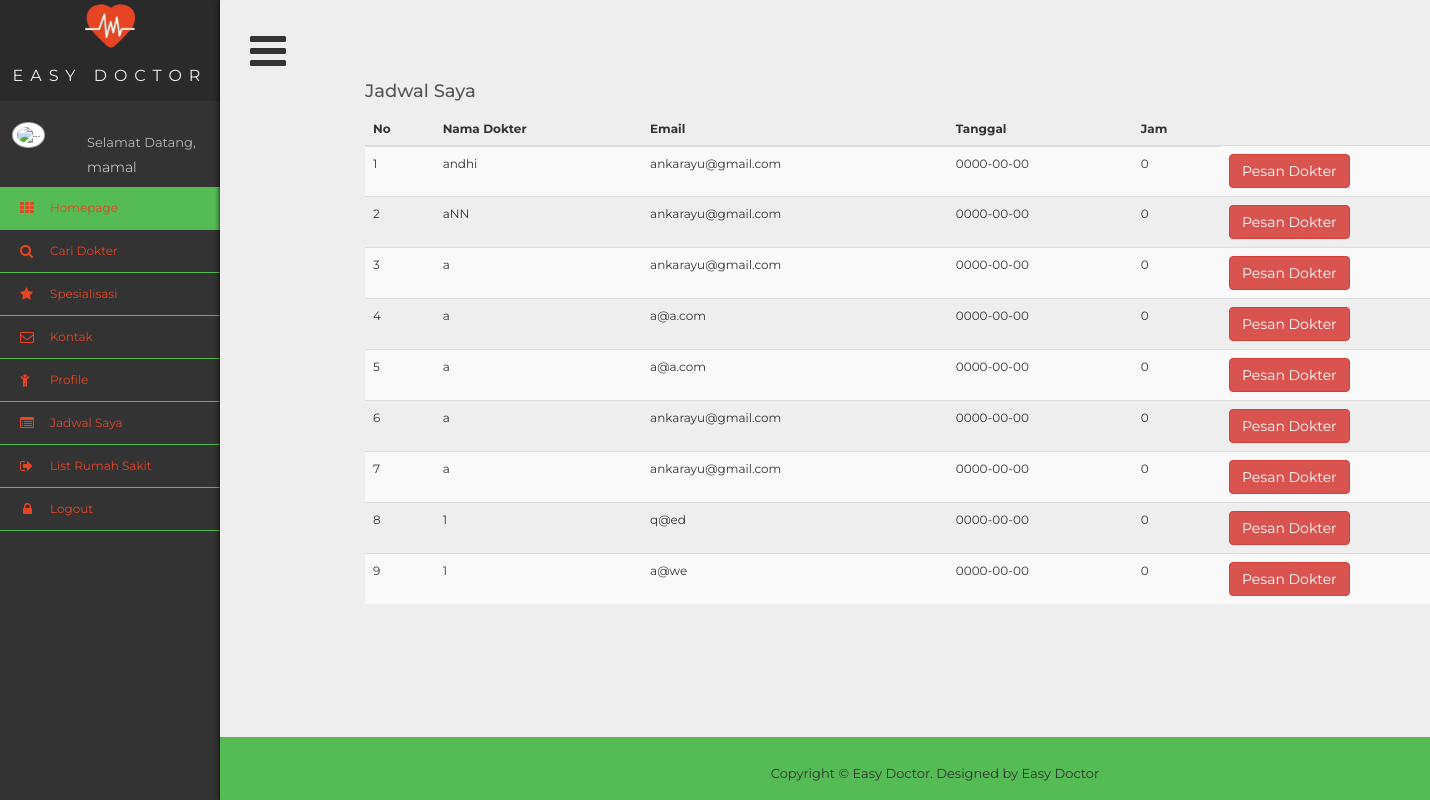
Screenshot of /see_doctor.php?id=1 (signed in) with the database file from the repository.
### tables this page shows
CREATE TABLE `patient` (
  `id_patient` int(13) NOT NULL,
  `username` varchar(20) NOT NULL,
  `name` varchar(70) NOT NULL,
  `email` varchar(45) NOT NULL,
  `phone_number` text NOT NULL,
  `birth_date` date NOT NULL,
  `password` varchar(45) NOT NULL,
  `other_password` varchar(40) NOT NULL,
  `address` varchar(50) NOT NULL,
  `photo_patient` varchar(100) NOT NULL
);

CREATE TABLE `doctor` (
  `id_doctor` int(11) NOT NULL,
  `name` text NOT NULL,
  `email` varchar(50) NOT NULL,
  `phone_number_doc` text NOT NULL,
  `photo_doctor` varchar(100) NOT NULL,
  `id_hospital` int(11) NOT NULL,
  `date_book` date NOT NULL,
  `jam` text NOT NULL
);

### see_doctor.php (the view, shortened to what this page needs)
<!DOCTYPE html>
<?php
	include "connect.php";
  if($_GET['id']){
        $id_hospital = $_GET['id'];
        $query_dr = mysqli_query($connect, "SELECT * FROM doctor where id_hospital = '$id_hospital'");
  }
	if($_SESSION['id_patient']!="nouser"){
    $id_patient = $_SESSION['id_patient'];
      $query = mysqli_query($connect, "SELECT * FROM patient where id_patient = '$id_patient'");
      $result = mysqli_fetch_array($query);
  }
?>
<html >
<head>
<link rel="stylesheet" type="text/css"  href="css/bootstrap.css">
<link rel="stylesheet" type="text/css" href="fonts/font-awesome/css/font-awesome.css">
<link rel="stylesheet" type="text/css"  href="css/profile.css">
<link rel="stylesheet" href="css/style3.css">
<link rel="stylesheet" type="text/css"  href="css/animate.css">
<link rel="stylesheet" type="text/css"  href="css/animate.min.css">
<link rel="stylesheet" type="text/css" href="css/prettyPhoto.css">
</head>
</head>
<body>
  <div class='wrapper'>
  <div class='sidebar'>
    <div class='title'>
      <img src="ico/cardiogram.png" width="50" height="50" align="middle" ><br>
Easy Doctor
    </div>
		<?php if($_SESSION['id_patient']!="nouser"){ ?>
			<div class="profile clearfix">
								 <div class="profile_pic">
									 <img src="images/img.jpg" alt="..." class="img-circle profile_img">
								 </div>
								 <div class="profile_info">
									 <span>Selamat Datang,</span>
									 <h2	><?php echo $result['username']; ?></h2>
								 </div>
							 </div>
		<?php } ?>
    <ul class='nav'>
			<?php if($_SESSION['id_patient']!="nouser"){ ?>
				<li>
	        <a class='active' href="patient/index.php">Homepage</a>
	      </li>
      <?php } ?>
            <li>
        <a>Cari Dokter</a>
      </li>
      <li class="dropdown">
        <a a href="#" class="dropdown-toggle" data-toggle="dropdown">Spesialisasi</a>
      </li>
      <li>
        <a>Kontak</a>
      </li>
			<?php if($_SESSION['id_patient']!="nouser"){ ?>
				<li>
					<a href="patient/profile.php">Profile</a>
				</li>
				<li>
						<a href="patient/jadwalsaya.php">Jadwal Saya</a>
					</li>
			<?php } ?>
      <li style="list-style-type:'\f08b'">
        <a href = "listrs.php">List Rumah Sakit</a>
      </li>
			<?php if($_SESSION['id_patient']!="nouser"){ ?>
        <li style="list-style-type:'\f08b'">
          <a href = "signout.php">Logout</a>
        </li>
      <?php } ?>
    </ul>
  </div>
  <div class='content isOpen'>
    <a class='button'></a>
<div class="container">
	<div class="row">
        <div class="col-md-12">
        <h4>Jadwal Saya</h4>
        <div class="table-responsive">
              <table id="mytable" class="table table-bordred table-striped">
                   <thead>
										 <th>No</th>
	 									<th>Nama Dokter</th>
	 									<th>Email</th>
	 									<th>Tanggal</th>
	 									<th>Jam</th>
                   </thead>
    <tbody>
			<?php
				$count = 1;
				while($result_dr = mysqli_fetch_array($query_dr)){
					echo
					'<tr>
						<td>'.$count++.'</td>
						<td>'.$result_dr['name'].'</td>
						<td>'.$result_dr['email'].'</td>
						<td>'.$result_dr['date_book'].'</td>
						<td>'.$result_dr['jam'].'</td>
						<td><a href="patient/bookingdoctor_process.php?id='.$result_dr['id_doctor'].'" button type="button" class="btn btn-danger">Pesan Dokter</button></td>
					</tr>';
				}
			?>
    </tbody>
</table>
            </div>
        </div>
	</div>
</div>
	<div id="footer">
  <div class="container">
    <p>Copyright &copy; Easy Doctor. Designed by <a href="#" rel="nofollow">Easy Doctor</a></p>
  </div>
</div>
</div>
  </div>
</body>
</body>
</html>

### css/style3.css (style rules this page uses)
* { margin: 0; padding: 0; }
*, *:before, *:after { box-sizing: border-box; }
html, body { height: 100%; }
body { font: 12px/1 'Montserrat', sans-serif; color: #333; background: #333; overflow-x: hidden; }
.wrapper { display: flex; min-height: 100%; }
.sidebar { position: absolute; width: 220px; }
.content { flex: 1; padding: 30px; background: #eee; box-shadow: 0 0 5px black; transform: translate3d(0, 0, 0); transition: transform .3s; }
.content.isOpen { transform: translate3d(220px, 0, 0); }
.button { cursor: pointer; }
.button:before { content: '\f0c9'; font: 42px fontawesome; }
.title { font-size: 16px; line-height: 50px; text-align: center; text-transform: uppercase; letter-spacing: 7px; color: #eee; border-bottom: 1px solid #333; background: #2a2a2a; }
.nav li a { position: relative; display: block; padding: 15px 15px 15px 50px; font-size: 12px; color: #eee; border-bottom: 1px solid #5b5; }
.nav li a:before { font: 14px fontawesome; position: absolute; top: 14px; left: 20px; }
.nav li:nth-child(1) a:before { content: '\f00a'; }
.nav li:nth-child(2) a:before { content: '\f002'; }
.nav li:nth-child(3) a:before { content: '\f005'; }
.nav li:nth-child(4) a:before { content: '\f003'; }
.nav li:nth-child(5) a:before { content: '\f1ae'; }
.nav li:nth-child(6) a:before { content: '\f022'; }
.nav li:nth-child(7) a:before { content: '\f08b'; }
.nav li:nth-child(8) a:before { content: '\f023'; left: 23px; }
.nav li a.active { box-shadow: inset 5px 0 0 #5b5, inset 6px 0 0 #333; background: #5b5; }
h2 { font-size: 18px; font-weight: 400; color: #999; }
a { color: #333; }
.profile_pic { width: 35%; float: left }
.img-circle.profile_img { width: 70%; background: #fff; margin-left: 15%; z-index: 1000; position: inherit; margin-top: 20px; border: 1px solid rgba(52, 73, 94, 0.44); padding: 4px }
.profile_info { padding: 25px 10px 10px; width: 65%; float: left }
.profile_info span { font-size: 13px; line-height: 30px; color: #BAB8B8 }
.profile_info h2 { font-size: 14px; color: #ECF0F1; margin: 0; font-weight: 300 }
h2 { text-transform: none ; line-height: 20px; margin: 0; }
.nav li a.active { box-shadow: inset 0 0 0 #5b5, inset 0 0 0 #333!important; background: #5b5; }
.content { flex: 1; padding-right: 0px; padding-left : 0px; background: #eee; box-shadow: 0 0 5px black; transform: translate3d(0, 0, 0); transition: transform .3s; }
.button:before { content: '\f0c9'; font: 42px fontawesome; padding: 30px; padding-bottom: 30px; }

### see_doctor.php (style rules this page uses)
body { background: #fff; }

### rows the page displays
patient: username "mamal"
doctor: name "andhi", email "ankarayu@gmail.com", date_book "0000-00-00", jam "0"
doctor: name "aNN", email "ankarayu@gmail.com", date_book "0000-00-00", jam "0"
doctor: name "a", email "ankarayu@gmail.com", date_book "0000-00-00", jam "0"
doctor: name "a", email "a@a.com", date_book "0000-00-00", jam "0"
doctor: name "a", email "a@a.com", date_book "0000-00-00", jam "0"
doctor: name "a", email "ankarayu@gmail.com", date_book "0000-00-00", jam "0"
doctor: name "a", email "ankarayu@gmail.com", date_book "0000-00-00", jam "0"
doctor: name "1", email "q@ed", date_book "0000-00-00", jam "0"
doctor: name "1", email "a@we", date_book "0000-00-00", jam "0"
